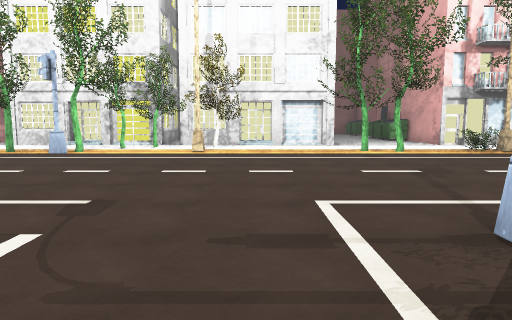
[1] (above)

22 first-person views from a walk through a scene from a Unity 3-D project. The camera is 1.5 m above the floor, tilts 6° down and sees 70° across. The floor is counted in squares, 2 m on a side. Each view is taken from the middle of a square. On the plan, view 1 faces up. The plan holds only what a view shows up to about 11 squares ahead; the rest is blank. The place goes on beyond the plan. The player character is not drawn. Some animated figures are left out. Some surface patterns are stand-ins.

[2]
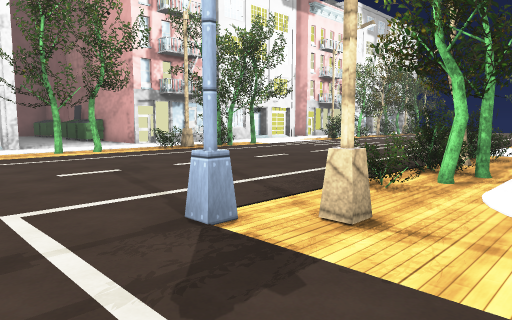

[3]
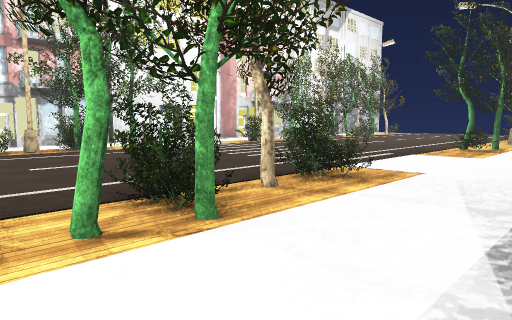

[4]
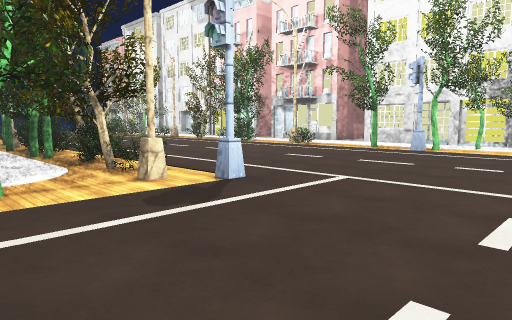

[5]
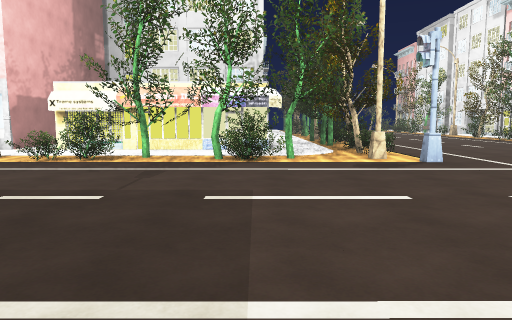

[6]
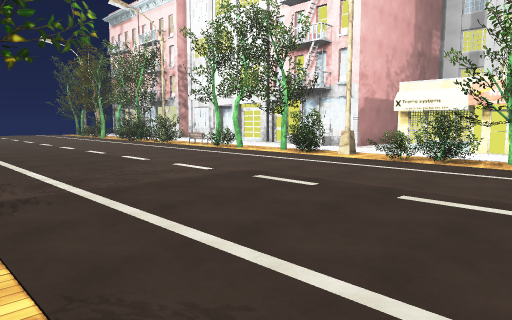

[7]
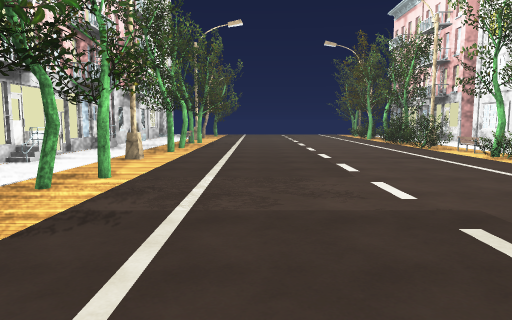

[8]
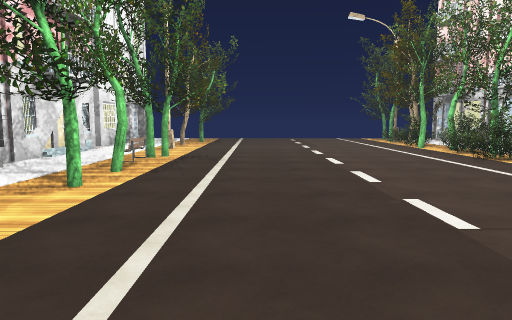

[9]
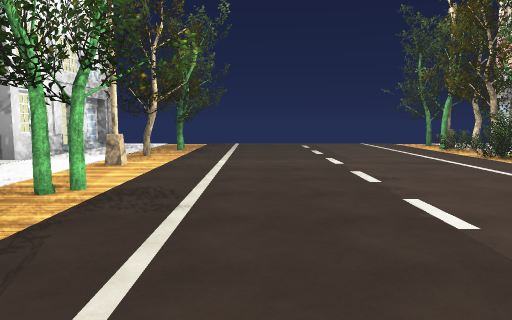

[10]
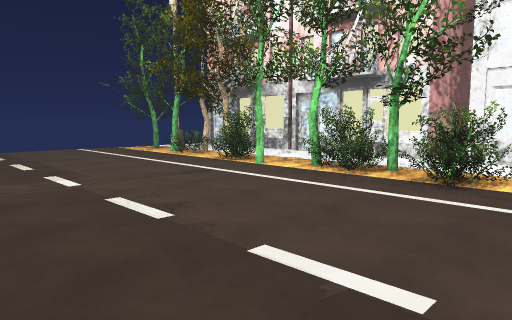

[11]
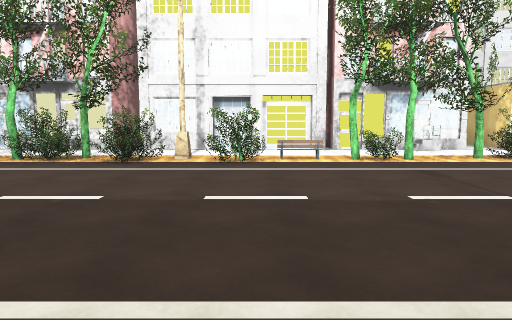

[12]
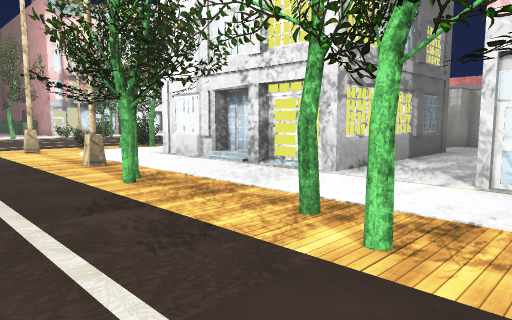

[13]
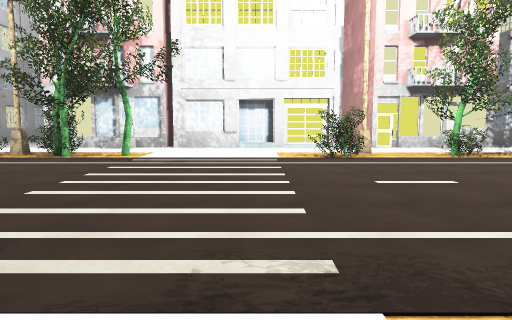

[14]
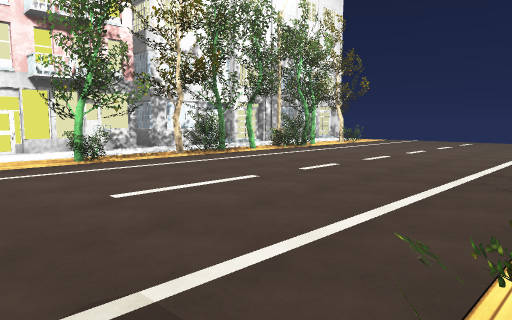

[15]
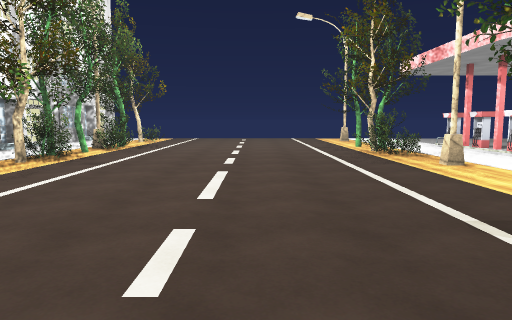

[16]
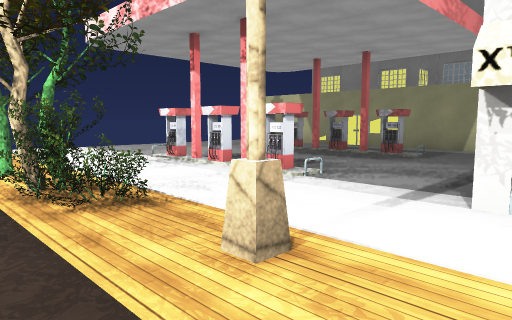

[17]
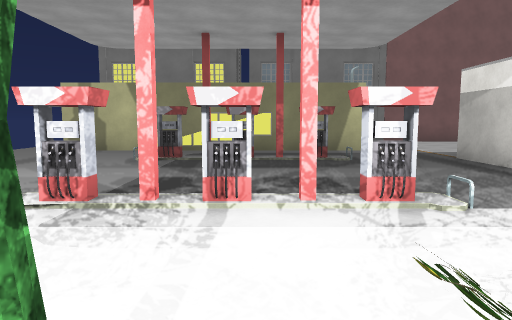

[18]
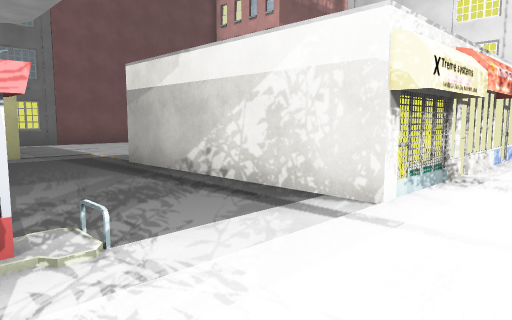

[19]
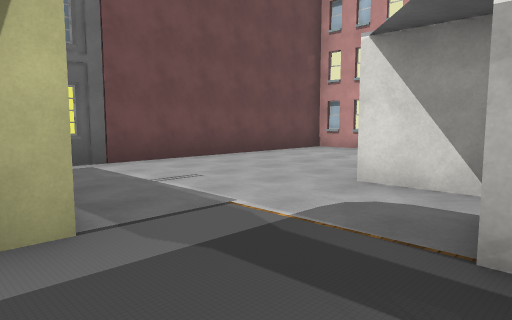

[20]
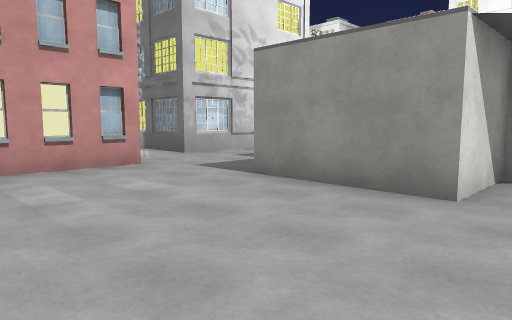

[21]
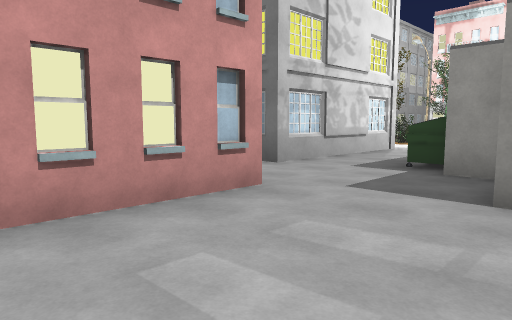

[22]
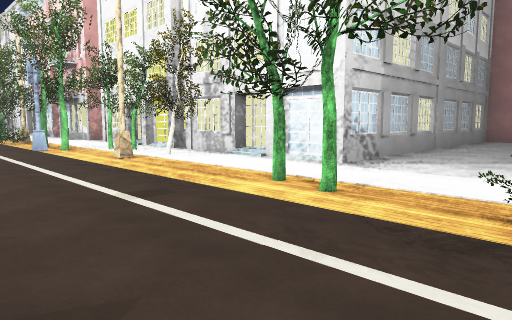

### Floor plan
Key: @ floor where view 1 was taken; # wall or solid block; x gap in a wall; . main floor; : floor 0.25 m higher than the main floor; / step, stairs or slope; = window, fence, low wall or low ledge; B building; S streetlight; T tree; U bush; E bench; I bin; O other object.
Columns run from 10 left of view 1 to 25 right of it. Each row starts with its distance up from view 1.
 16             #..
 15             #..
 14             #...
 13             #...
 12    B  ##B#/##...###BB# ## ##B#B
 11    ....=.........................
 10    ..STT.O...T..UU.........T.UT..U
  9    .TT........T.UUTT....U..U.=UTUTO
  8    ................................
  7   ..................................
  6  ...................................
  5 ....................................
  4 ....................................
  3 .........................U........
  2 UUU.US......S.UUUxUU.....T....UU.T.
  1 T.U=...........TT.........T...U.T...
  0  ...T.....@.........................
 -1   #.UU...........  #.  #####...#x.#.
 -2   #..T.......#.B   #.      #........
 -3   #.T..........#   #..     #........
 -4   #.UT......T..#   #..     #........
 -5   #..U......T..#   #..I#  ##...#x.#.
 -6  ##............#####....  #.........
 -7   ...U......T...........###.........
 -8  #B.UT......T..#     #........######
 -9  ##............#     #........
-10   #..T.......#.#     #........
-11   #..T.........B     #.......
-12   #..E......T..#           ##
-13   #..U.........#
-14   :..U......T..B
-15   B..U......E..#
-16  ##..U......T..#
-17  #B. U.........#
-18  ##..T.......#.B
-19   #..T.........#
-20   #..U......=..B
-21   B..U......T..#
-22   # =T......T..#
-23     TT......T..#
-24     .T...

Positions as (right, up) in squares from view 1, and headings:
1: (0, 0), facing up
2: (0, 0), facing up-right
3: (4, -1), facing up-right
4: (-1, -1), facing up-left
5: (2, -1), facing left
6: (2, -2), facing down-left
7: (0, -3), facing down
8: (0, -8), facing down
9: (0, -12), facing down
10: (0, -14), facing down-left
11: (2, -13), facing left
12: (0, -9), facing up-right
13: (12, 1), facing up
14: (14, 2), facing up-right
15: (12, 5), facing right
16: (17, 3), facing down-right
17: (22, 2), facing down
18: (21, 1), facing down-left
19: (20, -5), facing down-left
20: (17, -11), facing up-left
21: (14, -11), facing up-left
22: (6, 6), facing up-left
